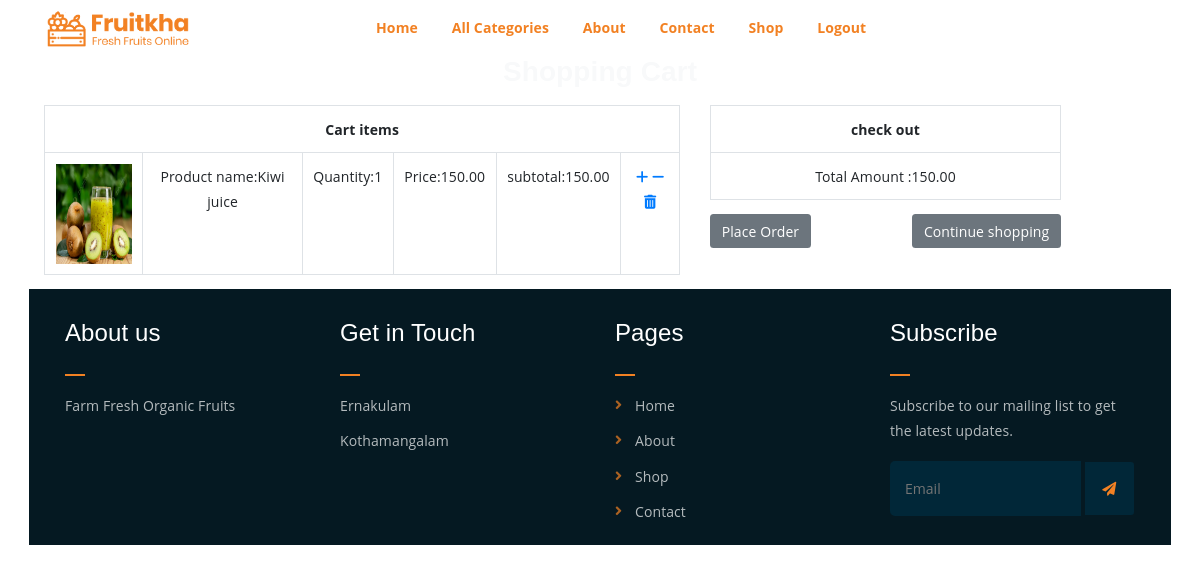
The page /cart/cart_view (signed in) on the database its author committed.
### cart/models.py (models this page shows)
class Cart(models.Model):
    user=models.ForeignKey(User,on_delete=models.CASCADE)
    product=models.ForeignKey(Product,on_delete=models.CASCADE)
    quantity=models.IntegerField(default=1)
    date_added=models.DateTimeField(auto_now_add=True)
    def subtotal(self):
        return self.quantity*self.product.price

### shop/models.py (models this page shows, shortened)
class Product(models.Model):
    name=models.CharField(max_length=20)
    desc=models.TextField()
    image=models.ImageField(upload_to="products")
    price=models.DecimalField(max_digits=10,decimal_places=2)
    stock=models.IntegerField()
    available=models.BooleanField(default=True)
    created=models.DateTimeField(auto_now_add=True)# one time
    updated=models.DateTimeField(auto_now=True)# change every time we update record
    category=models.ForeignKey(Category,on_delete=models.CASCADE)

### cart/views.py (the view)
# urls.py: path('cart_view',views.cart_view,name='cart_view'),
@login_required
def cart_view(request):
    u=request.user
    try:
        c=Cart.objects.filter(user=u)
        total=0
        for i in c:
            total+=i.quantity*i.product.price
    except:
        pass
    context={'cart':c,'total':total}
    return render(request,'cart.html',context)

### cart/context_processors.py (called while the page is built)
def count_items(request):
    u=request.user
    count=0
    if request.user.is_authenticated:
        try:
            c = Cart.objects.filter(user=u)
            for i in c:
                count+=i.quantity
        except:
            count=0
    return{'count':count}

### shop/context_processors.py (called while the page is built)
def menu_links(request):
    c=Category.objects.all()
    return {'links':c}

### template/cart.html
<!DOCTYPE html>
{% extends 'base.html' %}
{% load static %}
{% block content %}
<div class="container mt-5 p-3" style="margin-bottom:100px;" >
      <div class="row">
          <h3 class="text-center text-light">Shopping Cart</h3>
          <div class="col-7">
              <table class="table table-bordered text-center">
                  <tr><th colspan="6">Cart items</th></tr>
                  {% for i in cart %}
                  <tr>
                      <td><img src="{{i.product.image.url}}" height="100px" width="100px"></td>
                      <td>Product name:{{i.product.name}}</td>
                      <td>Quantity:{{i.quantity}}<br>
                      <td>Price:{{i.product.price}}</td>
                      <td>subtotal:{{i.subtotal}}</td>
                      <td>
                          {% if i.product.stock > 0 %}
                          <a href="{% url 'cart:addtocart' i.product.id %}" ><i class="fa-solid fa-plus"></i></a>
                            <a href="{% url 'cart:cart_remove' i.product.id %}" ><i class="fa-solid fa-minus"></i></a>
                     <a href="{% url 'cart:delete' i.product.id %}" > <i class="fa-solid fa-trash-can"></i></a>
                          {% else %}
                      <a href="{% url 'cart:cart_remove' i.product.id %}" ><i class="fa-solid fa-minus"></i></a>
                     <a href="{% url 'cart:delete' i.product.id %}"  > <i class="fa-solid fa-trash-can"></i></a>
                      {% endif %}</td>
                  </tr>
                  {% endfor %}
              </table>
          </div>
              <div class="col-4">
                  <table class="table table-bordered text-center">
                  <tr><th colspan="2">check out</th></tr>
                      <tr><td>Total Amount :{{total}}</td></tr>
                  </table>
                  <div class=" d-flex justify-content-between mb-3">
              <a href="{% url 'cart:orderform' %}" class="btn bg-secondary text-white hvr-hover">Place Order</a>
              <a href="" class="btn bg-secondary text-white hvr-hover">Continue shopping</a>
                  </div></div>
{% endblock %}

### static/assets/css/main.css (style rules this page uses)
html { font-size: 14px; font-weight: 400; line-height: 28px; height: 100%; }
body { font-family: "Open Sans", sans-serif; font-weight: 400; font-size: 1rem; letter-spacing: 0.1px; line-height: 1.8; color: #051922; overflow-x: hidden; }
body img { max-width: 100%; }
a { cursor: pointer; text-decoration: none; -webkit-transition: all 0.2s ease-in-out; -o-transition: all 0.2s ease-in-out; transition: all 0.2s ease-in-out; }
h1, .h1, h2, .h2, h3, .h3, h4, .h4, h5, .h5, h6, .h6 { font-family: "Poppins", sans-serif; font-weight: 700; margin: 0 0 1.25rem 0; color: #051922; }
h3, .h3 { font-size: 2rem; font-weight: 700; line-height: 2.25rem; }
html, body { height: 100%; }

### rows shown on the page
Cart: product.image (picture), product.name "Kiwi juice", quantity "1", product.price "150.00", subtotal "150.00"

### other values the page prints
{{ total }} "150.00"
